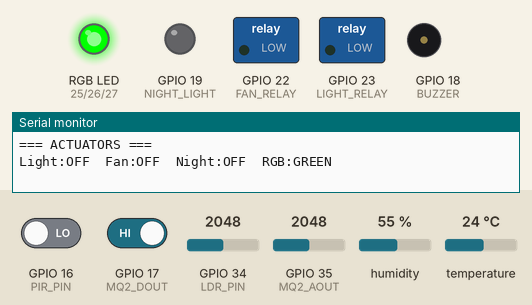
This sketch was run on a simulated ESP32. Shown: switched loads named in the sketch (green lamp = pin HIGH), an RGB LED mixed from three pins (HIGH = lit), output pins drawn as LEDs (lit = HIGH), buzzer (waves = sounding, pin HIGH), the last lines printed to the serial monitor. The inputs (shaded band) are chosen by the test bench; at power-on: humidity 55 %, GPIO 16 (PIR_PIN) LOW, GPIO 17 (MQ2_DOUT) HIGH, temperature 24 °C, GPIO 34 (LDR_PIN) = 2048, GPIO 35 (MQ2_AOUT) = 2048. WiFi joins after 1.5 s; servers stay silent unless stated; the local clock reads 2024-03-15 10:24:30 at power-on unless the sketch sets it; no MQTT or app messages arrive unless stated.

Above: at 2.7 s.
2.8 s: humidity set to 69 %
5.6 s: humidity set to 72 %
At 6.8 s:
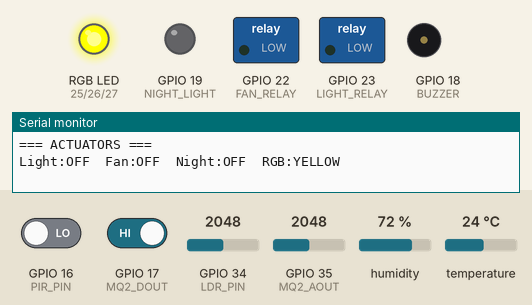
8.4 s: GPIO 16 (PIR_PIN) driven HIGH
At 10.5 s:
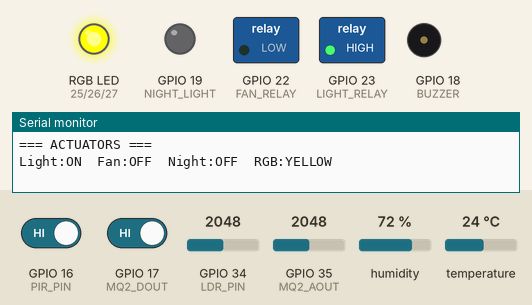
11.6 s: GPIO 17 (MQ2_DOUT) driven LOW
At 12.8 s:
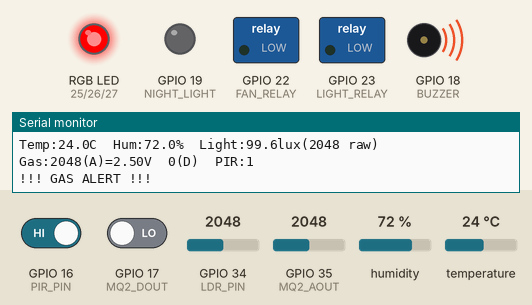
14.4 s: GPIO 17 (MQ2_DOUT) driven HIGH
At 20.4 s:
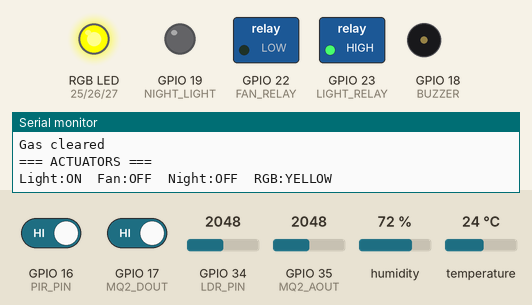
20.5 s: temperature set to 27.6 °C
23.4 s: temperature set to 28.5 °C
At 25.7 s:
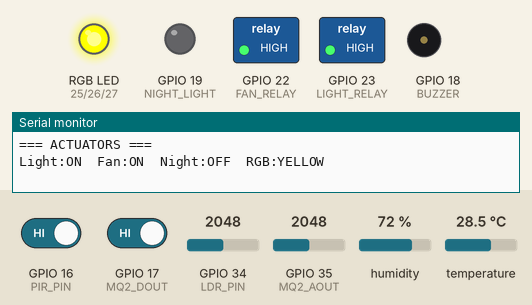
Timing chart, 0 to 27.2 s (numbered marks = the images above; inputs shaded):
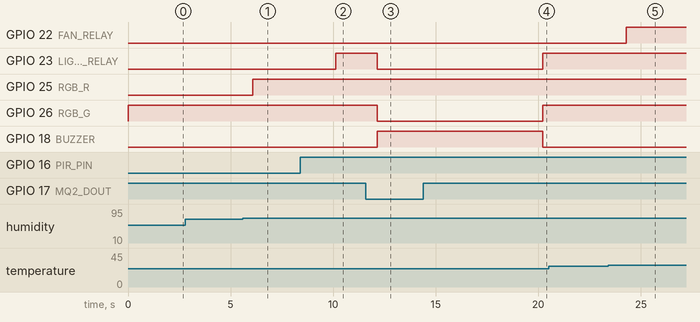

The sketch:

sketch.ino
```cpp
#include <WiFi.h>
#include <DHT.h>
#include <PubSubClient.h>
#include <time.h>

#define DHTPIN 15
#define DHTTYPE DHT22
#define PIR_PIN 16
#define LDR_PIN 34
#define MQ2_AOUT 35
#define MQ2_DOUT 17
#define LIGHT_RELAY 23
#define FAN_RELAY 22
#define NIGHT_LIGHT 19
#define BUZZER 18
#define RGB_R 25
#define RGB_G 26
#define RGB_B 27
#define SERVO_PIN 13

const char* ssid = "Wokwi-GUEST";
const char* password = "";
const char* mqttServer = "broker.emqx.io";
const int mqttPort = 1883;
String clientId;

const char* topicTelemetry = "sentinelsleep/SUOL2500321/telemetry";
const char* topicState = "sentinelsleep/SUOL2500321/state";
const char* topicAlert = "sentinelsleep/SUOL2500321/alert";

const int LIGHT_THRESHOLD_DAY = 100;
const int LIGHT_THRESHOLD_NIGHT = 30;
const float FAN_ON_TEMP = 28.0;
const float FAN_OFF_TEMP = 26.0;
const float HUMIDITY_WARN = 70.0;
const int GAS_CLEAR_READS = 3;
const unsigned long VACANCY_MS = 5000;
const unsigned long VACANCY_NIGHT_MS = 2000;
const unsigned long SIMULATED_HOUR_MS = 60000;

// Wokwi photoresistor model values (must match the part attributes).
const float LDR_GAMMA = 0.7;
const float LDR_RL10 = 50.0;
const float SENSOR_SUPPLY_VOLTAGE = 5.0;
const float GAS_DOUT_THRESHOLD_V = 4.8; // Must match gas1.threshold in diagram.json.

WiFiClient wifiClient;
PubSubClient mqttClient(wifiClient);
DHT dht(DHTPIN, DHTTYPE);

bool motionDetected = false;
bool motionEverDetected = false;
unsigned long lastMotionTime = 0;
bool lightState = false;
bool fanState = false;
bool nightLightState = false;
bool gasAlert = false;
float lastTemp = 0;
float lastHumidity = 0;
int lastLightRaw = 0;
float lastLightLux = 0;
int lastGasLevel = 0;
int gasSafeReadCount = 0;
unsigned long lastPublishTime = 0;
unsigned long lastSensorReadTime = 0;
unsigned long lastSimulatedHourTime = 0;
int currentHour = 12;
bool timeSynced = false;

// ----- WiFi -----
void setupWiFi() {
  Serial.print("Connecting to WiFi");
  WiFi.begin(ssid, password);
  int attempts = 0;
  while (WiFi.status() != WL_CONNECTED && attempts < 20) {
    delay(500);
    Serial.print(".");
    attempts++;
  }
  if (WiFi.status() == WL_CONNECTED) {
    Serial.println(" OK");
    Serial.print("IP: ");
    Serial.println(WiFi.localIP());
  } else {
    Serial.println(" FAIL (local mode)");
  }
}

// ----- NTP -----
void syncTime() {
  if (!WiFi.isConnected()) return;
  configTime(28800, 0, "pool.ntp.org", "time.nist.gov");
  struct tm timeinfo;
  int attempts = 0;
  while (!getLocalTime(&timeinfo) && attempts < 10) {
    delay(500);
    attempts++;
  }
  if (getLocalTime(&timeinfo)) {
    currentHour = timeinfo.tm_hour;
    timeSynced = true;
    Serial.printf("NTP: %02d:%02d\n", timeinfo.tm_hour, timeinfo.tm_min);
  } else {
    Serial.println("NTP failed, using simulated time");
  }
}

// ----- MQTT -----
void setupMQTT() {
  mqttClient.setServer(mqttServer, mqttPort);
}

bool connectMQTT() {
  if (!WiFi.isConnected()) return false;
  if (mqttClient.connected()) return true;
  Serial.print("MQTT...");
  const char* offlineState = "{\"device\":\"sentinelsleep\",\"status\":\"offline\"}";
  if (mqttClient.connect(clientId.c_str(), topicState, 0, true, offlineState)) {
    Serial.println(" connected");
    mqttClient.publish(topicState, "{\"device\":\"sentinelsleep\",\"status\":\"online\"}", true);
    return true;
  }
  Serial.print(" fail ");
  Serial.println(mqttClient.state());
  return false;
}

void publishAlert(const char* msg) {
  if (!connectMQTT()) return;
  mqttClient.publish(topicAlert, msg);
}

void publishState() {
  if (!connectMQTT()) return;
  char buf[320];
  snprintf(buf, sizeof(buf),
    "{\"t\":%.1f,\"h\":%.1f,\"lux\":%.1f,\"ldrRaw\":%d,\"gasRaw\":%d,\"pir\":%d,\"light\":%d,\"fan\":%d,\"night\":%d,\"alert\":%d}",
    lastTemp, lastHumidity, lastLightLux, lastLightRaw, lastGasLevel,
    motionDetected, lightState, fanState, nightLightState, gasAlert);
  mqttClient.publish(topicTelemetry, buf);
}

// ----- RGB -----
void rgbWrite(bool r, bool g, bool b) {
  digitalWrite(RGB_R, r);
  digitalWrite(RGB_G, g);
  digitalWrite(RGB_B, b);
}

void rgbColor(const char* c) {
  if      (strcmp(c, "red")    == 0) rgbWrite(HIGH, LOW,  LOW);
  else if (strcmp(c, "green")  == 0) rgbWrite(LOW,  HIGH, LOW);
  else if (strcmp(c, "blue")   == 0) rgbWrite(LOW,  LOW,  HIGH);
  else if (strcmp(c, "yellow") == 0) rgbWrite(HIGH, HIGH, LOW);
  else if (strcmp(c, "cyan")   == 0) rgbWrite(LOW,  HIGH, HIGH);
  else                               rgbWrite(LOW,  LOW,  LOW);
}

// ----- Gas Alert (highest priority) -----
void enterGasAlert() {
  gasAlert = true;
  rgbColor("red");
  digitalWrite(BUZZER, HIGH);
  digitalWrite(LIGHT_RELAY, LOW);
  digitalWrite(FAN_RELAY, LOW);
  digitalWrite(NIGHT_LIGHT, LOW);
  lightState = false;
  fanState = false;
  nightLightState = false;
  Serial.println("!!! GAS ALERT !!!");
  publishAlert("GAS_ALERT");
}

void exitGasAlert() {
  gasAlert = false;
  digitalWrite(BUZZER, LOW);
  rgbColor("green");
  Serial.println("Gas cleared");
  publishAlert("GAS_CLEARED");
}

// ----- Sensors -----
float lightRawToLux(int rawValue) {
  float voltage = rawValue / 4095.0 * SENSOR_SUPPLY_VOLTAGE;
  if (voltage <= 0.01) return 100000.0;
  if (voltage >= SENSOR_SUPPLY_VOLTAGE - 0.01) return 0.0;

  float resistance = 2000.0 * voltage / (1.0 - voltage / SENSOR_SUPPLY_VOLTAGE);
  return pow(LDR_RL10 * 1000.0 * pow(10.0, LDR_GAMMA) / resistance, 1.0 / LDR_GAMMA);
}

void readSensors() {
  float t = dht.readTemperature();
  float h = dht.readHumidity();
  if (isnan(t) || isnan(h)) {
    Serial.println("DHT ERR");
    return;
  }
  lastTemp = t;
  lastHumidity = h;
  lastLightRaw = analogRead(LDR_PIN);
  lastLightLux = lightRawToLux(lastLightRaw);
  lastGasLevel = analogRead(MQ2_AOUT);
  motionDetected = digitalRead(PIR_PIN) == HIGH;
  if (motionDetected) {
    motionEverDetected = true;
    lastMotionTime = millis();
  }

  int gasDigitalRaw = digitalRead(MQ2_DOUT);
  float gasVoltage = lastGasLevel / 4095.0 * SENSOR_SUPPLY_VOLTAGE;

  Serial.println("=== SENSORS ===");
  Serial.printf("Temp:%.1fC  Hum:%.1f%%  Light:%.1flux(%d raw)  Gas:%d(A)=%.2fV  %d(D)  PIR:%d\n",
    t, h, lastLightLux, lastLightRaw, lastGasLevel, gasVoltage, gasDigitalRaw, motionDetected);

  bool gasDigital = gasDigitalRaw == LOW; // Wokwi MQ-2 DOUT is active LOW.
  if (gasDigital) {
    gasSafeReadCount = 0;
    if (!gasAlert) enterGasAlert();
  } else {
    if (gasSafeReadCount < GAS_CLEAR_READS) gasSafeReadCount++;
    if (gasAlert && gasSafeReadCount >= GAS_CLEAR_READS) exitGasAlert();
  }
}

// ----- Actuators -----
void controlActuators() {
  if (gasAlert) return;

  unsigned long now = millis();
  bool occupied = motionEverDetected && (now - lastMotionTime) < VACANCY_MS;
  bool night = (currentHour >= 23 || currentHour < 6);

  // Light
  if (night) {
    if (occupied && lastLightLux < LIGHT_THRESHOLD_NIGHT) {
      digitalWrite(NIGHT_LIGHT, HIGH);
      digitalWrite(LIGHT_RELAY, LOW);
      nightLightState = true; lightState = false;
    } else if (!occupied && (now - lastMotionTime) > VACANCY_NIGHT_MS) {
      digitalWrite(NIGHT_LIGHT, LOW);
      nightLightState = false;
    }
  } else {
    if (occupied && lastLightLux < LIGHT_THRESHOLD_DAY) {
      digitalWrite(LIGHT_RELAY, HIGH);
      lightState = true;
      digitalWrite(NIGHT_LIGHT, LOW);
      nightLightState = false;
    } else if (!occupied) {
      digitalWrite(LIGHT_RELAY, LOW);
      lightState = false;
    }
  }

  // Fan (hysteresis)
  if (occupied && lastTemp >= FAN_ON_TEMP) {
    digitalWrite(FAN_RELAY, HIGH);
    fanState = true;
  } else if (!occupied || lastTemp <= FAN_OFF_TEMP) {
    digitalWrite(FAN_RELAY, LOW);
    fanState = false;
  }

  // RGB status
  if (!gasAlert) {
    if (lastHumidity > HUMIDITY_WARN) rgbColor("yellow");
    else rgbColor("green");
  }

  Serial.println("=== ACTUATORS ===");
  Serial.printf("Light:%s  Fan:%s  Night:%s  RGB:%s\n",
    lightState?"ON":"OFF", fanState?"ON":"OFF", nightLightState?"ON":"OFF",
    gasAlert?"RED":(lastHumidity>HUMIDITY_WARN?"YELLOW":"GREEN"));
}

// ===== SETUP =====
void setup() {
  Serial.begin(115200);
  clientId = "sentinelsleep-SUOL2500321-" + String((uint32_t)ESP.getEfuseMac(), HEX);

  pinMode(PIR_PIN, INPUT);
  pinMode(MQ2_DOUT, INPUT);
  pinMode(LIGHT_RELAY, OUTPUT);
  pinMode(FAN_RELAY, OUTPUT);
  pinMode(NIGHT_LIGHT, OUTPUT);
  pinMode(BUZZER, OUTPUT);
  pinMode(RGB_R, OUTPUT);
  pinMode(RGB_G, OUTPUT);
  pinMode(RGB_B, OUTPUT);
  pinMode(SERVO_PIN, OUTPUT);

  digitalWrite(LIGHT_RELAY, LOW);
  digitalWrite(FAN_RELAY, LOW);
  digitalWrite(NIGHT_LIGHT, LOW);
  digitalWrite(BUZZER, LOW);
  rgbColor("green");

  dht.begin();
  setupWiFi();
  syncTime();
  setupMQTT();
  connectMQTT();
  Serial.println("MQTT transport: Wokwi demo TCP; production design uses TLS");
  Serial.printf("MQ-2 DOUT threshold: %.2fV (DOUT is LOW above threshold)\n", GAS_DOUT_THRESHOLD_V);

  Serial.println("\n===== SentinelSleep Ready =====");
}

// ===== LOOP =====
void loop() {
  unsigned long now = millis();

  if (WiFi.isConnected()) {
    if (!mqttClient.connected()) connectMQTT();
    mqttClient.loop();
  }

  // Simulate time if NTP unavailable (1 min = 1 hour)
  if (!timeSynced && now - lastSimulatedHourTime >= SIMULATED_HOUR_MS) {
    currentHour = (currentHour + 1) % 24;
    lastSimulatedHourTime = now;
    Serial.printf("Sim time: %02d:00\n", currentHour);
  }

  if (now - lastSensorReadTime >= 2000) {
    readSensors();
    controlActuators();
    lastSensorReadTime = now;
  }

  if (now - lastPublishTime >= 10000) {
    publishState();
    lastPublishTime = now;
  }

  delay(50);
}
```

Measured:
- the behaviour switches between 70 and 71 % on humidity (found by bisection; images 0 and 1)
- the behaviour switches between 27.9 and 28 °C on temperature (found by bisection; images 4 and 5)
- after the input at 5.6 s, GPIO 25 (RGB_R): LOW → HIGH after 0.47 s
- after the input at 8.4 s, GPIO 23 (LIGHT_RELAY): LOW → HIGH after 1.7 s
- after the input at 11.6 s, GPIO 23 (LIGHT_RELAY), GPIO 26 (RGB_G): HIGH → LOW after 0.55 s; GPIO 18 (BUZZER): LOW → HIGH after 0.55 s
- after the input at 14.4 s, GPIO 23 (LIGHT_RELAY), GPIO 26 (RGB_G): LOW → HIGH after 5.8 s; GPIO 18 (BUZZER): HIGH → LOW after 5.8 s
- after the input at 23.4 s, GPIO 22 (FAN_RELAY): LOW → HIGH after 0.88 s
